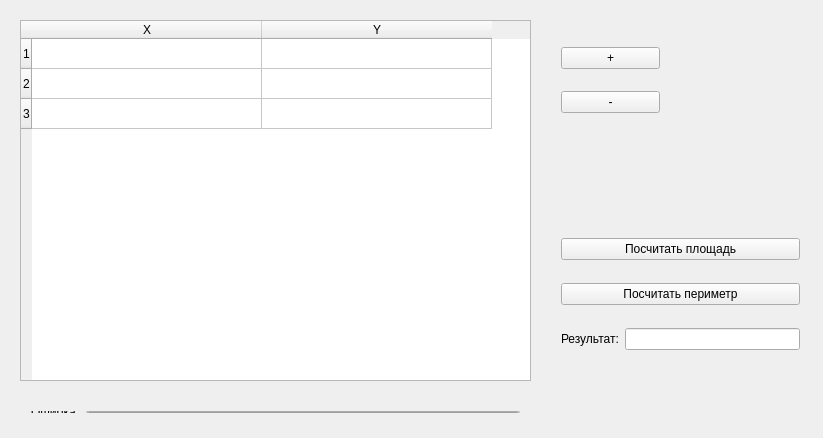
<?xml version="1.0" encoding="UTF-8"?>
<ui version="4.0">
 <class>Widget</class>
 <widget class="QWidget" name="Widget">
  <property name="geometry">
   <rect>
    <x>0</x>
    <y>0</y>
    <width>823</width>
    <height>438</height>
   </rect>
  </property>
  <property name="windowTitle">
   <string>Widget</string>
  </property>
  <widget class="QTableWidget" name="tableWidget">
   <property name="geometry">
    <rect>
     <x>20</x>
     <y>20</y>
     <width>511</width>
     <height>361</height>
    </rect>
   </property>
   <attribute name="horizontalHeaderDefaultSectionSize">
    <number>230</number>
   </attribute>
   <row>
    <property name="text">
     <string>1</string>
    </property>
   </row>
   <row>
    <property name="text">
     <string>2</string>
    </property>
   </row>
   <row>
    <property name="text">
     <string>3</string>
    </property>
   </row>
   <column>
    <property name="text">
     <string>X</string>
    </property>
   </column>
   <column>
    <property name="text">
     <string>Y</string>
    </property>
   </column>
  </widget>
  <widget class="QWidget" name="">
   <property name="geometry">
    <rect>
     <x>550</x>
     <y>20</y>
     <width>121</width>
     <height>121</height>
    </rect>
   </property>
   <layout class="QVBoxLayout" name="verticalLayout">
    <item>
     <widget class="QPushButton" name="plus">
      <property name="text">
       <string>+</string>
      </property>
     </widget>
    </item>
    <item>
     <widget class="QPushButton" name="minus">
      <property name="text">
       <string>-</string>
      </property>
     </widget>
    </item>
   </layout>
  </widget>
  <widget class="QWidget" name="">
   <property name="geometry">
    <rect>
     <x>20</x>
     <y>400</y>
     <width>511</width>
     <height>24</height>
    </rect>
   </property>
   <layout class="QHBoxLayout" name="horizontalLayout_2">
    <item>
     <widget class="QLabel" name="label">
      <property name="text">
       <string>Ошибка:</string>
      </property>
     </widget>
    </item>
    <item>
     <widget class="QLineEdit" name="error">
      <property name="readOnly">
       <bool>true</bool>
      </property>
     </widget>
    </item>
   </layout>
  </widget>
  <widget class="QWidget" name="">
   <property name="geometry">
    <rect>
     <x>550</x>
     <y>210</y>
     <width>261</width>
     <height>171</height>
    </rect>
   </property>
   <layout class="QVBoxLayout" name="verticalLayout_2">
    <item>
     <widget class="QPushButton" name="pushButton_S">
      <property name="text">
       <string>Посчитать площадь</string>
      </property>
     </widget>
    </item>
    <item>
     <widget class="QPushButton" name="pushButton_P">
      <property name="text">
       <string>Посчитать периметр</string>
      </property>
     </widget>
    </item>
    <item>
     <layout class="QHBoxLayout" name="horizontalLayout">
      <item>
       <widget class="QLabel" name="label_2">
        <property name="text">
         <string>Результат:</string>
        </property>
       </widget>
      </item>
      <item>
       <widget class="QLineEdit" name="output">
        <property name="readOnly">
         <bool>true</bool>
        </property>
       </widget>
      </item>
     </layout>
    </item>
   </layout>
  </widget>
 </widget>
 <layoutdefault spacing="6" margin="11"/>
 <resources/>
 <connections/>
</ui>
